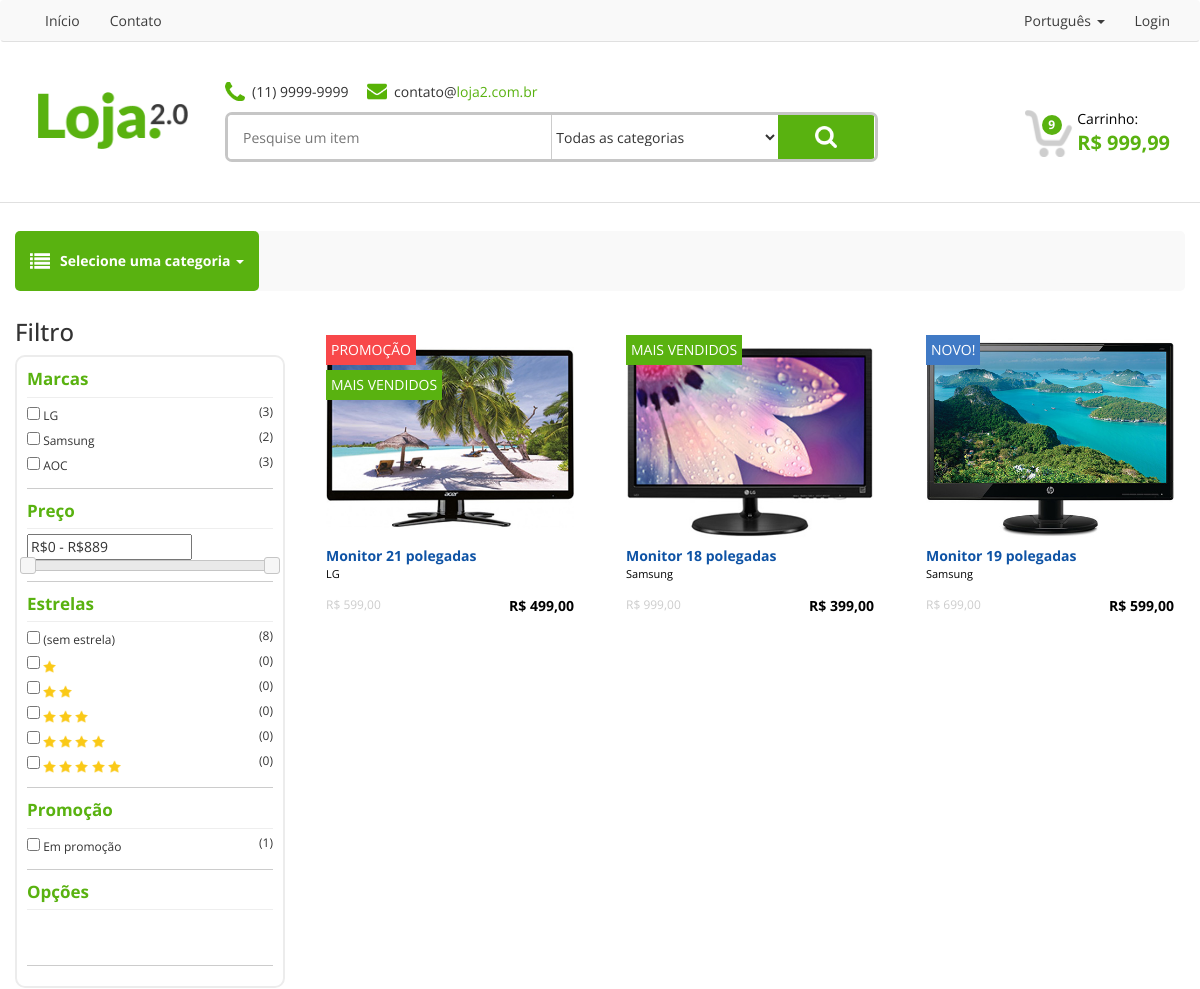
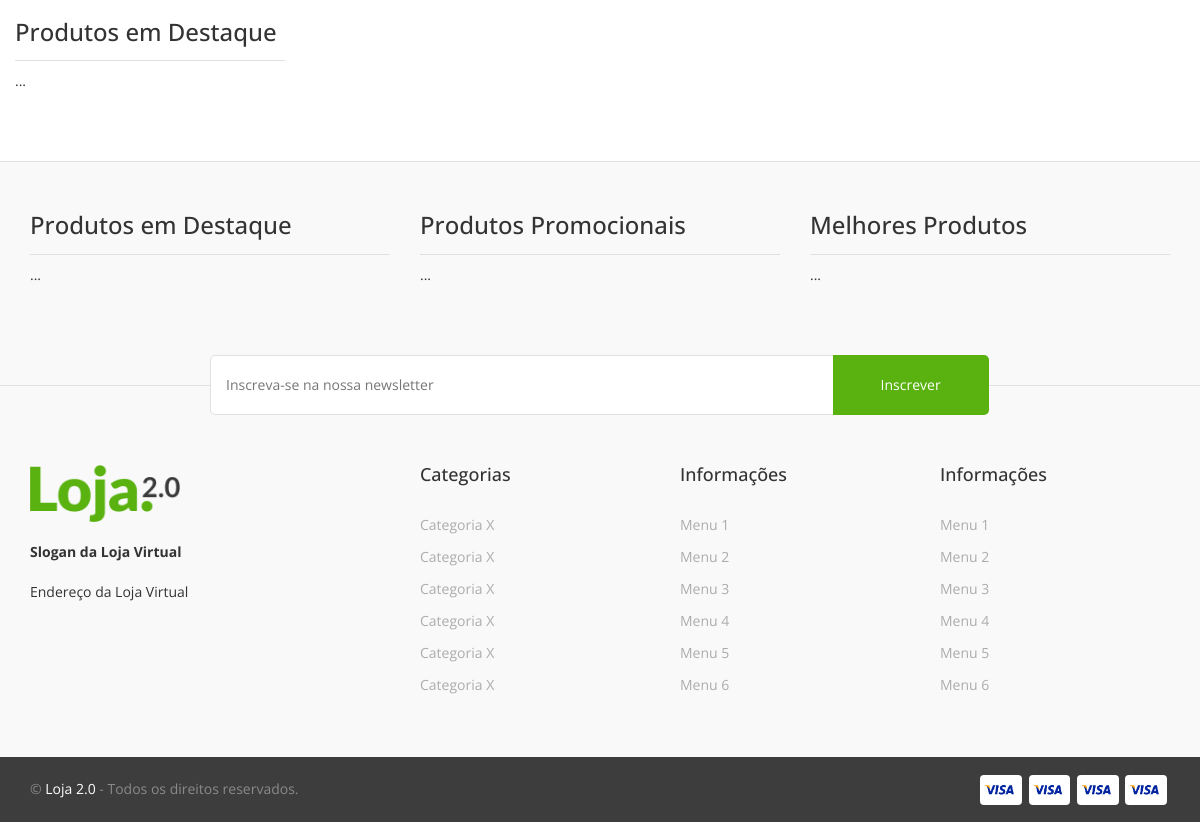
The page / on the database its author committed (2 pictures, top to bottom).
### tables this page shows
CREATE TABLE `brands` (
  `id` int(11) unsigned NOT NULL AUTO_INCREMENT,
  `name` varchar(100) NOT NULL DEFAULT '',
  PRIMARY KEY (`id`)
);

CREATE TABLE `products` (
  `id` int(11) unsigned NOT NULL AUTO_INCREMENT,
  `id_category` int(11) NOT NULL,
  `id_brand` int(11) NOT NULL,
  `name` varchar(100) NOT NULL DEFAULT '',
  `description` text,
  `stock` int(11) NOT NULL,
  `price` float NOT NULL,
  `price_from` float NOT NULL,
  `rating` float NOT NULL,
  `featured` tinyint(1) NOT NULL,
  `sale` tinyint(1) NOT NULL,
  `bestseller` tinyint(1) NOT NULL,
  `new_product` tinyint(1) NOT NULL,
  `options` varchar(200) DEFAULT NULL,
  PRIMARY KEY (`id`)
);

CREATE TABLE `products_images` (
  `id` int(11) unsigned NOT NULL AUTO_INCREMENT,
  `id_product` int(11) NOT NULL,
  `url` varchar(50) NOT NULL DEFAULT '',
  PRIMARY KEY (`id`)
);

### views/product_item.php (the view, shortened to what the rows shown need)
<div class="product_item">
	<a href="">
		<div class="product_tags">
			<?php if($sale == '1'): ?>
			<div class="product_tag product_tag_red"><?php echo $this->lang->get('SALE') ?></div>
			<?php endif; ?>
			<?php if($bestseller == '1'): ?>
			<div class="product_tag product_tag_green"><?php echo $this->lang->get('BESTSELLER') ?></div>
			<?php endif; ?>
			<?php if($new_product == '1'): ?>
			<div class="product_tag product_tag_blue"><?php echo $this->lang->get('NEW') ?></div>
			<?php endif; ?>
		</div>
		<div class="product_image">
			<img src="<?php echo BASE_URL; ?>media/products/<?php echo $images[0]['url']; ?>" width="100%" />
		</div>
		<div class="product_name"><?php echo $name; ?></div>
		<div class="product_brand"><?php echo $brand_name; ?></div>
		<div class="product_price_from"><?php
			if($price_from != '0') {
				echo 'R$ '.number_format($price_from, 2, ',', '.');
			}
		?></div>
		<div class="product_price">R$ <?php echo number_format($price, 2, ',', '.'); ?></div>
	</a>
</div>

### views/template.php (shortened to what the rows shown need)
<!DOCTYPE html>
<html>
	<head>
		<link rel="stylesheet" href="<?php echo BASE_URL; ?>assets/css/bootstrap.min.css" type="text/css" />
		<link rel="stylesheet" href="<?php echo BASE_URL; ?>assets/css/jquery-ui.min.css" type="text/css" />
		<link rel="stylesheet" href="<?php echo BASE_URL; ?>assets/css/jquery-ui.structure.min.css" type="text/css" />
		<link rel="stylesheet" href="<?php echo BASE_URL; ?>assets/css/jquery-ui.theme.min.css" type="text/css" />
		<link rel="stylesheet" href="<?php echo BASE_URL; ?>assets/css/style.css" type="text/css" />
	</head>
	<body>
					<li class="active"><a href="<?php echo BASE_URL; ?>"><?php $this->lang->get('HOME'); ?></a></li>
					<li><a href="<?php echo BASE_URL; ?>contact"><?php $this->lang->get('CONTACT'); ?></a></li>
						<a class="dropdown-toggle" data-toggle="dropdown" href="#"><?php $this->lang->get('LANGUAGE'); ?>
						<span class="caret"></span></a>
					<li><a href="<?php echo BASE_URL; ?>login"><?php $this->lang->get('LOGIN'); ?></a></li>
								<input type="text" name="s" value="<?php echo (!empty($viewData['searchTerm']))?$viewData['searchTerm']:''; ?>" required placeholder="<?php $this->lang->get('SEARCHFORANITEM'); ?>" />
									<option value=""><?php $this->lang->get('ALLCATEGORIES'); ?></option>
									<?php $this->lang->get('CART'); ?>:<br/>
					        <a class="dropdown-toggle" data-toggle="dropdown" href="#"><?php $this->lang->get('SELECTCATEGORY'); ?>
					        <span class="caret"></span></a>
		<section>
			<div class="container">
				<div class="row">
				  <div class="col-sm-3">
				  	<aside>
				  		<h1><?php $this->lang->get('FILTER'); ?></h1>
				  		<div class="filterarea">
				  			<form method="GET">
					  			<div class="filterbox">
					  				<div class="filtertitle"><?php $this->lang->get('BRANDS'); ?></div>
					  				<div class="filtercontent">
					  					<?php foreach($viewData['filters']['brands'] as $bitem): ?>
					  					<div class="filteritem">
					  						<input type="checkbox" <?php echo (isset($viewData['filters_selected']['brand']) && in_array($bitem['id'], $viewData['filters_selected']['brand']))?'checked="checked"':''; ?> name="filter[brand][]" value="<?php echo $bitem['id']; ?>" id="filter_brand<?php echo $bitem['id']; ?>" />
					  						<label for="filter_brand<?php echo $bitem['id']; ?>"><?php echo $bitem['name']; ?></label><span style="float:right">(<?php echo $bitem['count']; ?>)</span>
					  					</div>
					  					<?php endforeach; ?>
					  				</div>
					  			</div>
					  				<div class="filtertitle"><?php $this->lang->get('PRICE'); ?></div>
					  				<div class="filtertitle"><?php $this->lang->get('RATING'); ?></div>
						  						(<?php $this->lang->get('NO_STAR'); ?>)
					  				<div class="filtertitle"><?php $this->lang->get('SALE'); ?></div>
					  				<div class="filtertitle"><?php $this->lang->get('OPTIONS'); ?></div>
					  		</form>
				  		</div>
				  		<div class="widget">
				  			<h1><?php $this->lang->get('FEATUREDPRODUCTS'); ?></h1>
				  		</div>
				  	</aside>
				  </div>
				  <div class="col-sm-9"><?php $this->loadViewInTemplate($viewName, $viewData); ?></div>
				</div>
	    	</div>
	    </section>
	    <footer>
	    	<div class="container">
	    		<div class="row">
				  <div class="col-sm-4">
				  	<div class="widget">
			  			<h1><?php $this->lang->get('FEATUREDPRODUCTS'); ?></h1>
			  		</div>
				  </div>
				  <div class="col-sm-4">
				  	<div class="widget">
			  			<h1><?php $this->lang->get('ONSALEPRODUCTS'); ?></h1>
			  		</div>
				  </div>
				  <div class="col-sm-4">
				  	<div class="widget">
			  			<h1><?php $this->lang->get('TOPRATEDPRODUCTS'); ?></h1>
			  		</div>
				  </div>
				</div>
	    	</div>
	    </footer>
	</body>
</html>

### core/Language.php (shortened to what the rows shown need)
<?php
class Language {
	private $ini;
	public function __construct() {
		global $config;
		$this->l = $config['default_lang'];
		$this->ini = parse_ini_file('lang/'.$this->l.'.ini');
	}
	public function get($word, $return = false) {
		$text = $word;
		if(isset($this->ini[$word])) {
			$text = $this->ini[$word];
		}
		if($return) {
			return $text;
		} else {
			echo $text;
		}
	}
}

### views/home.php
<div class="row">
<?php
$a = 0;
?>
<?php foreach($list as $product_item): ?>
	<div class="col-sm-4">
		<?php $this->loadView('product_item', $product_item); ?>
	</div>
	<?php
	if($a >= 2) {
		$a = 0;
		echo '</div><div class="row">';
	} else {
		$a++;
	}
	?>
<?php endforeach; ?>
</div>

### rows shown on the page
brands: name "AOC", id "3"
products: text "PROMOÇÃO MAIS VENDIDOS", products_images.url (picture), name "Monitor 21 polegadas", brand_name "LG", price_from "599,00", price "499,00"
products: text "MAIS VENDIDOS", products_images.url (picture), name "Monitor 18 polegadas", brand_name "Samsung", price_from "999,00", price "399,00"
products: text "NOVO!", products_images.url (picture), name "Monitor 19 polegadas", brand_name "Samsung", price_from "699,00", price "599,00"

### other values the page prints
$bitem['name'] "LG"
$bitem['count'] "3"
$bitem['name'] "Samsung"
$bitem['count'] "2"
$viewData['filters']['stars']['0'] "8"
$viewData['filters']['stars']['1'] "0"
$viewData['filters']['stars']['2'] "0"
$viewData['filters']['stars']['3'] "0"
$viewData['filters']['stars']['4'] "0"
$viewData['filters']['stars']['5'] "0"
$viewData['filters']['sale'] "1"
form field category "Todas as categorias"
